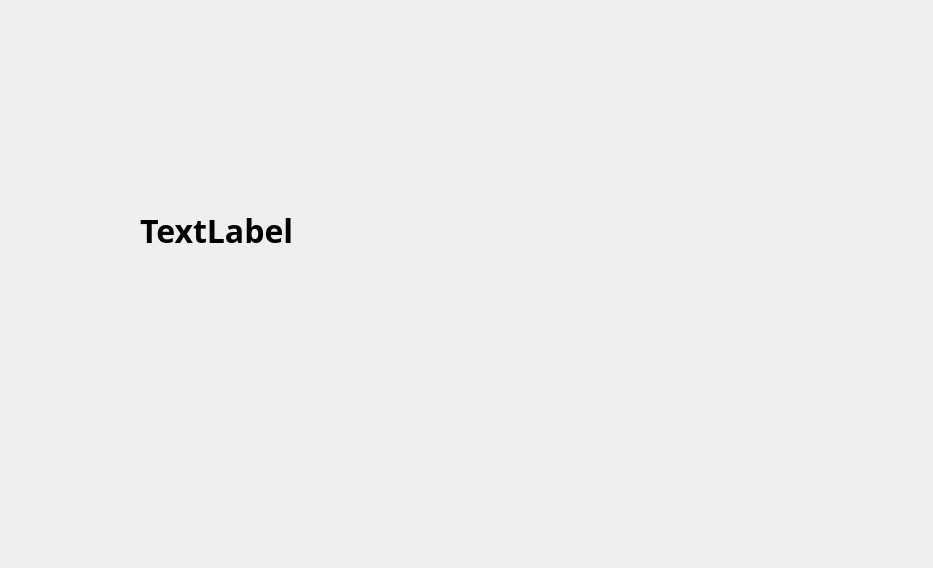
<?xml version="1.0" encoding="UTF-8"?>
<ui version="4.0">
 <class>Dialog</class>
 <widget class="QDialog" name="Dialog">
  <property name="geometry">
   <rect>
    <x>0</x>
    <y>0</y>
    <width>933</width>
    <height>568</height>
   </rect>
  </property>
  <property name="windowTitle">
   <string>Dialog</string>
  </property>
  <widget class="QLabel" name="label">
   <property name="geometry">
    <rect>
     <x>140</x>
     <y>140</y>
     <width>611</width>
     <height>181</height>
    </rect>
   </property>
   <property name="font">
    <font>
     <family>맑은 고딕</family>
     <pointsize>24</pointsize>
     <weight>75</weight>
     <bold>true</bold>
    </font>
   </property>
   <property name="text">
    <string>TextLabel</string>
   </property>
  </widget>
 </widget>
 <resources/>
 <connections/>
</ui>
